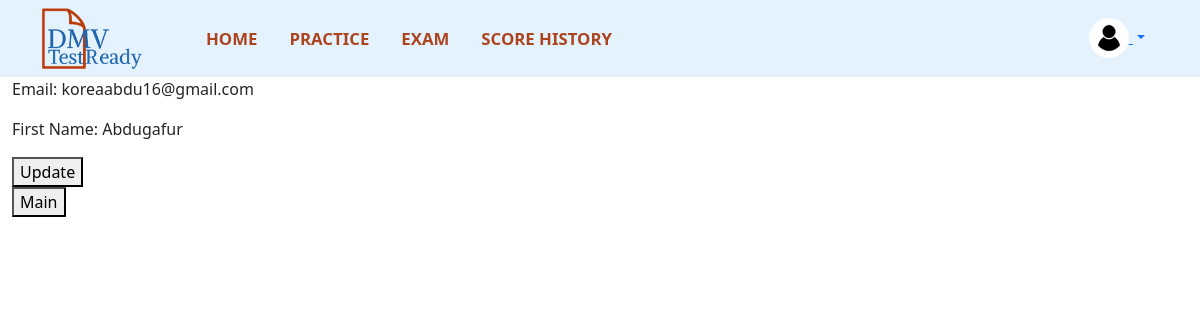
The page /profile (signed in) on the database as committed earlier.
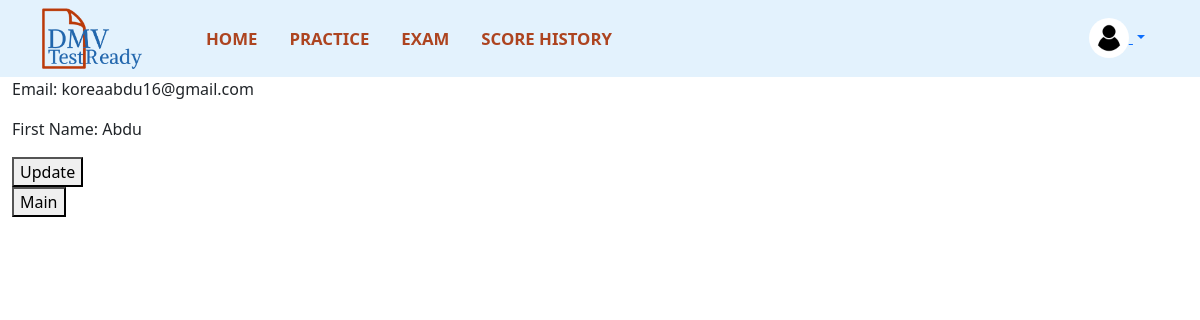
The same page on the database as committed later.
### DMV/models.py (models this page shows)
class User(db.Model, UserMixin): #UserMixin is specific for USER
    id = db.Column(db.Integer, primary_key = True)
    email = db.Column(db.String(150), unique = True)
    password = db.Column(db.String(150))
    first_name = db.Column(db.String(150))

### DMV/controller/views.py (the view)
@views.route('/profile')
@login_required
def profile():
    return render_template("profile.html", user = current_user)

### DMV/__init__.py (called while the page is built)
def create_app():
    app = Flask(__name__)
    app.config['SECRET_KEY'] = 'projectCS122'     #secures cookie data
    app.config['SQLALCHEMY_DATABASE_URI'] = f'sqlite:///{DB_NAME}'
    db.init_app(app)
    login_manager = LoginManager()
    login_manager.login_view = 'auth.login'
    login_manager.init_app(app)
    from .controller.views import views
    from .controller.auth import auth
    app.register_blueprint(views, url_prefix = "/")
    app.register_blueprint(auth, url_prefix = "/")
    from .models import User
    create_database(app)
    @login_manager.user_loader
    def load_user(id):
        return User.query.get(int(id))
    return app

### DMV/templates/profile.html (shortened to what this page needs)
{% extends 'templateMain.html' %}
{% block body %}
<body>
    <p>Email: {{ user.email }}</p>
    <p>First Name: {{ user.first_name }}</p>
    <form action="/update_profile_page" method="get">
        <button type="submit">Update</button>
    </form>
    <form action="/" method="get">
        <button type="submit">Main</button>
    </form>
</body>
{% endblock %}

### DMV/templates/templateMain.html (shortened to what this page needs)
<!DOCTYPE html>
<html lang="en">
  <head>
    <link
      rel="stylesheet"
      href="https://stackpath.bootstrapcdn.com/bootstrap/4.4.1/css/bootstrap.min.css"
    />
    <link
      href="https://cdn.jsdelivr.net/npm/bootstrap@5.3.1/dist/css/bootstrap.min.css"
      rel="stylesheet"
    />
  </head>
  <body>
    <header
      class="container-fluid p-2 sticky-top main-header"
      style="background-color: #e3f2fd"
    >
      <div class="container">
        <div
          class="d-flex flex-wrap align-items-center justify-content-center justify-content-lg-start"
        >
          <a href="/">
            <img
              src="/static/logo2.png"
              alt="Logo"
              class="me-5"
              style="width: 100px"
            />
          </a>
          <ul
            class="nav col-12 col-lg-auto me-lg-auto mb-2 justify-content-center mb-md-0"
          >
            {%if user.is_authenticated == False%} {%else%}
            <li>
              <a
                href="/"
                class="nav-link px-3 fw-bold"
                style="color: #ad4420; font-size: 1.4vw"
                >HOME</a
              >
            </li>
            <li>
              <a
                href="/practice"
                class="nav-link px-3 fw-bold"
                style="color: #ad4420; font-size: 1.4vw"
                >PRACTICE</a
              >
            </li>
            <li>
              <a
                href="/exam"
                class="nav-link px-3 fw-bold"
                style="color: #ad4420; font-size: 1.4vw"
                >EXAM</a
              >
            </li>
            <li>
              <a
                href="/score-history"
                class="nav-link px-3 fw-bold"
                style="color: #ad4420; font-size: 1.4vw"
                >SCORE HISTORY</a
              >
            </li>
            {%endif%}
          </ul>
          {%if user.is_authenticated%}
          <div class="dropdown text-end">
            <button
              class="btn btn-link dropdown-toggle dropdown-avatar"
              type="button"
              id="dropdownMenuButton"
              data-bs-toggle="dropdown"
              aria-expanded="false"
            >
              <img
                src="/static/user.jpeg"
                alt="Ava"
                width="40px"
                height="40px"
                class="rounded-circle"
              />
            </button>
          </div>
          {%endif%}
        </div>
      </div>
    </header>
    <div class="container-fluid">{% block body %} {% endblock body %}</div>
  </body>
</html>

Rows that differ between the two databases and show on the page:
changed User "koreaabdu16@gmail.com": first_name "Abdugafur" → "Abdu"
